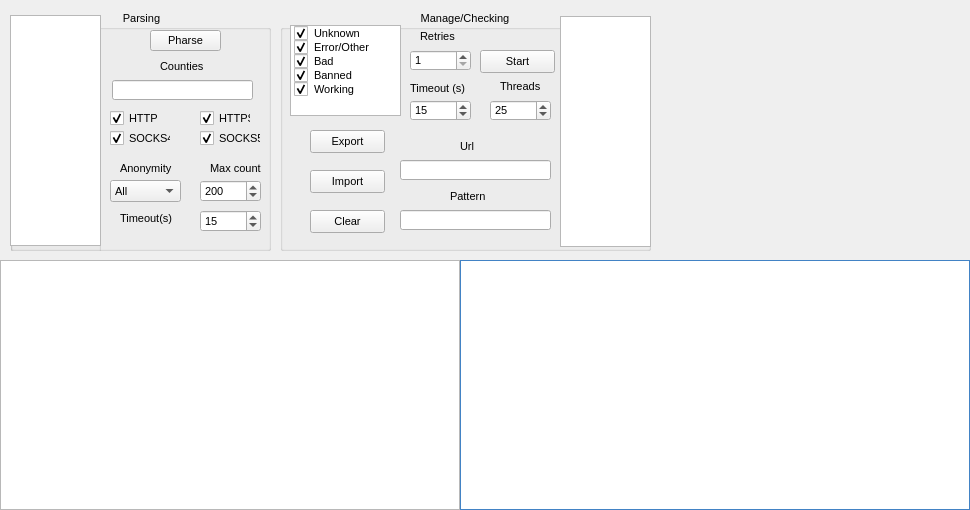
<?xml version="1.0" encoding="UTF-8"?>
<ui version="4.0">
 <class>MainWindow</class>
 <widget class="QMainWindow" name="MainWindow">
  <property name="geometry">
   <rect>
    <x>0</x>
    <y>0</y>
    <width>970</width>
    <height>510</height>
   </rect>
  </property>
  <property name="font">
   <font>
    <pointsize>8</pointsize>
   </font>
  </property>
  <property name="windowTitle">
   <string>MainWindow</string>
  </property>
  <widget class="QWidget" name="centralWidget">
   <widget class="QTableView" name="proxies_table">
    <property name="geometry">
     <rect>
      <x>0</x>
      <y>260</y>
      <width>460</width>
      <height>250</height>
     </rect>
    </property>
   </widget>
   <widget class="QGroupBox" name="groupBox">
    <property name="geometry">
     <rect>
      <x>10</x>
      <y>10</y>
      <width>261</width>
      <height>241</height>
     </rect>
    </property>
    <property name="title">
     <string> Parsing</string>
    </property>
    <property name="alignment">
     <set>Qt::AlignCenter</set>
    </property>
    <widget class="QGroupBox" name="groupBox_2">
     <property name="geometry">
      <rect>
       <x>0</x>
       <y>5</y>
       <width>91</width>
       <height>251</height>
      </rect>
     </property>
     <property name="title">
      <string/>
     </property>
     <widget class="QListWidget" name="resourses_list">
      <property name="geometry">
       <rect>
        <x>0</x>
        <y>0</y>
        <width>91</width>
        <height>231</height>
       </rect>
      </property>
     </widget>
    </widget>
    <widget class="QLineEdit" name="country_edit">
     <property name="geometry">
      <rect>
       <x>102</x>
       <y>70</y>
       <width>141</width>
       <height>20</height>
      </rect>
     </property>
    </widget>
    <widget class="QLabel" name="label">
     <property name="geometry">
      <rect>
       <x>150</x>
       <y>50</y>
       <width>47</width>
       <height>13</height>
      </rect>
     </property>
     <property name="frameShape">
      <enum>QFrame::NoFrame</enum>
     </property>
     <property name="text">
      <string>Counties</string>
     </property>
    </widget>
    <widget class="QCheckBox" name="http_checkbox">
     <property name="geometry">
      <rect>
       <x>100</x>
       <y>100</y>
       <width>51</width>
       <height>16</height>
      </rect>
     </property>
     <property name="text">
      <string>HTTP</string>
     </property>
     <property name="checked">
      <bool>true</bool>
     </property>
    </widget>
    <widget class="QCheckBox" name="https_checkbox">
     <property name="geometry">
      <rect>
       <x>190</x>
       <y>100</y>
       <width>51</width>
       <height>16</height>
      </rect>
     </property>
     <property name="text">
      <string>HTTPS</string>
     </property>
     <property name="checked">
      <bool>true</bool>
     </property>
    </widget>
    <widget class="QCheckBox" name="socks4_checkbox">
     <property name="geometry">
      <rect>
       <x>100</x>
       <y>120</y>
       <width>61</width>
       <height>16</height>
      </rect>
     </property>
     <property name="text">
      <string>SOCKS4</string>
     </property>
     <property name="checked">
      <bool>true</bool>
     </property>
    </widget>
    <widget class="QCheckBox" name="socks5_checkbox">
     <property name="geometry">
      <rect>
       <x>190</x>
       <y>120</y>
       <width>61</width>
       <height>16</height>
      </rect>
     </property>
     <property name="text">
      <string>SOCKS5</string>
     </property>
     <property name="checked">
      <bool>true</bool>
     </property>
    </widget>
    <widget class="QComboBox" name="anonymity_combobox">
     <property name="geometry">
      <rect>
       <x>100</x>
       <y>170</y>
       <width>71</width>
       <height>22</height>
      </rect>
     </property>
     <item>
      <property name="text">
       <string>All</string>
      </property>
     </item>
     <item>
      <property name="text">
       <string>None</string>
      </property>
     </item>
     <item>
      <property name="text">
       <string>Low</string>
      </property>
     </item>
     <item>
      <property name="text">
       <string>Medium</string>
      </property>
     </item>
     <item>
      <property name="text">
       <string>High</string>
      </property>
     </item>
    </widget>
    <widget class="QLabel" name="label_2">
     <property name="geometry">
      <rect>
       <x>110</x>
       <y>150</y>
       <width>61</width>
       <height>16</height>
      </rect>
     </property>
     <property name="frameShape">
      <enum>QFrame::NoFrame</enum>
     </property>
     <property name="text">
      <string>Anonymity</string>
     </property>
    </widget>
    <widget class="QSpinBox" name="max_count_spinbox">
     <property name="geometry">
      <rect>
       <x>190</x>
       <y>170</y>
       <width>61</width>
       <height>22</height>
      </rect>
     </property>
     <property name="minimum">
      <number>1</number>
     </property>
     <property name="maximum">
      <number>100000</number>
     </property>
     <property name="value">
      <number>200</number>
     </property>
    </widget>
    <widget class="QLabel" name="label_3">
     <property name="geometry">
      <rect>
       <x>200</x>
       <y>150</y>
       <width>61</width>
       <height>16</height>
      </rect>
     </property>
     <property name="frameShape">
      <enum>QFrame::NoFrame</enum>
     </property>
     <property name="text">
      <string>Max count</string>
     </property>
    </widget>
    <widget class="QLabel" name="label_4">
     <property name="geometry">
      <rect>
       <x>110</x>
       <y>200</y>
       <width>61</width>
       <height>16</height>
      </rect>
     </property>
     <property name="text">
      <string>Timeout(s)</string>
     </property>
    </widget>
    <widget class="QSpinBox" name="timeout_spinbox">
     <property name="geometry">
      <rect>
       <x>190</x>
       <y>200</y>
       <width>61</width>
       <height>22</height>
      </rect>
     </property>
     <property name="minimum">
      <number>1</number>
     </property>
     <property name="maximum">
      <number>600</number>
     </property>
     <property name="value">
      <number>15</number>
     </property>
    </widget>
    <widget class="QPushButton" name="pharse_button">
     <property name="geometry">
      <rect>
       <x>140</x>
       <y>20</y>
       <width>71</width>
       <height>21</height>
      </rect>
     </property>
     <property name="text">
      <string>Pharse</string>
     </property>
    </widget>
   </widget>
   <widget class="QTextEdit" name="console">
    <property name="geometry">
     <rect>
      <x>460</x>
      <y>260</y>
      <width>510</width>
      <height>250</height>
     </rect>
    </property>
    <property name="palette">
     <palette>
      <active>
       <colorrole role="WindowText">
        <brush brushstyle="SolidPattern">
         <color alpha="255">
          <red>0</red>
          <green>0</green>
          <blue>0</blue>
         </color>
        </brush>
       </colorrole>
       <colorrole role="Button">
        <brush brushstyle="SolidPattern">
         <color alpha="255">
          <red>85</red>
          <green>170</green>
          <blue>255</blue>
         </color>
        </brush>
       </colorrole>
       <colorrole role="Light">
        <brush brushstyle="SolidPattern">
         <color alpha="255">
          <red>213</red>
          <green>234</green>
          <blue>255</blue>
         </color>
        </brush>
       </colorrole>
       <colorrole role="Midlight">
        <brush brushstyle="SolidPattern">
         <color alpha="255">
          <red>149</red>
          <green>202</green>
          <blue>255</blue>
         </color>
        </brush>
       </colorrole>
       <colorrole role="Dark">
        <brush brushstyle="SolidPattern">
         <color alpha="255">
          <red>42</red>
          <green>85</green>
          <blue>127</blue>
         </color>
        </brush>
       </colorrole>
       <colorrole role="Mid">
        <brush brushstyle="SolidPattern">
         <color alpha="255">
          <red>56</red>
          <green>113</green>
          <blue>170</blue>
         </color>
        </brush>
       </colorrole>
       <colorrole role="Text">
        <brush brushstyle="SolidPattern">
         <color alpha="255">
          <red>0</red>
          <green>0</green>
          <blue>0</blue>
         </color>
        </brush>
       </colorrole>
       <colorrole role="BrightText">
        <brush brushstyle="SolidPattern">
         <color alpha="255">
          <red>255</red>
          <green>255</green>
          <blue>255</blue>
         </color>
        </brush>
       </colorrole>
       <colorrole role="ButtonText">
        <brush brushstyle="SolidPattern">
         <color alpha="255">
          <red>0</red>
          <green>0</green>
          <blue>0</blue>
         </color>
        </brush>
       </colorrole>
       <colorrole role="Base">
        <brush brushstyle="SolidPattern">
         <color alpha="255">
          <red>255</red>
          <green>255</green>
          <blue>255</blue>
         </color>
        </brush>
       </colorrole>
       <colorrole role="Window">
        <brush brushstyle="SolidPattern">
         <color alpha="255">
          <red>85</red>
          <green>170</green>
          <blue>255</blue>
         </color>
        </brush>
       </colorrole>
       <colorrole role="Shadow">
        <brush brushstyle="SolidPattern">
         <color alpha="255">
          <red>0</red>
          <green>0</green>
          <blue>0</blue>
         </color>
        </brush>
       </colorrole>
       <colorrole role="AlternateBase">
        <brush brushstyle="SolidPattern">
         <color alpha="255">
          <red>170</red>
          <green>212</green>
          <blue>255</blue>
         </color>
        </brush>
       </colorrole>
       <colorrole role="ToolTipBase">
        <brush brushstyle="SolidPattern">
         <color alpha="255">
          <red>255</red>
          <green>255</green>
          <blue>220</blue>
         </color>
        </brush>
       </colorrole>
       <colorrole role="ToolTipText">
        <brush brushstyle="SolidPattern">
         <color alpha="255">
          <red>0</red>
          <green>0</green>
          <blue>0</blue>
         </color>
        </brush>
       </colorrole>
       <colorrole role="PlaceholderText">
        <brush brushstyle="SolidPattern">
         <color alpha="128">
          <red>0</red>
          <green>0</green>
          <blue>0</blue>
         </color>
        </brush>
       </colorrole>
      </active>
      <inactive>
       <colorrole role="WindowText">
        <brush brushstyle="SolidPattern">
         <color alpha="255">
          <red>0</red>
          <green>0</green>
          <blue>0</blue>
         </color>
        </brush>
       </colorrole>
       <colorrole role="Button">
        <brush brushstyle="SolidPattern">
         <color alpha="255">
          <red>85</red>
          <green>170</green>
          <blue>255</blue>
         </color>
        </brush>
       </colorrole>
       <colorrole role="Light">
        <brush brushstyle="SolidPattern">
         <color alpha="255">
          <red>213</red>
          <green>234</green>
          <blue>255</blue>
         </color>
        </brush>
       </colorrole>
       <colorrole role="Midlight">
        <brush brushstyle="SolidPattern">
         <color alpha="255">
          <red>149</red>
          <green>202</green>
          <blue>255</blue>
         </color>
        </brush>
       </colorrole>
       <colorrole role="Dark">
        <brush brushstyle="SolidPattern">
         <color alpha="255">
          <red>42</red>
          <green>85</green>
          <blue>127</blue>
         </color>
        </brush>
       </colorrole>
       <colorrole role="Mid">
        <brush brushstyle="SolidPattern">
         <color alpha="255">
          <red>56</red>
          <green>113</green>
          <blue>170</blue>
         </color>
        </brush>
       </colorrole>
       <colorrole role="Text">
        <brush brushstyle="SolidPattern">
         <color alpha="255">
          <red>0</red>
          <green>0</green>
          <blue>0</blue>
         </color>
        </brush>
       </colorrole>
       <colorrole role="BrightText">
        <brush brushstyle="SolidPattern">
         <color alpha="255">
          <red>255</red>
          <green>255</green>
          <blue>255</blue>
         </color>
        </brush>
       </colorrole>
       <colorrole role="ButtonText">
        <brush brushstyle="SolidPattern">
         <color alpha="255">
          <red>0</red>
          <green>0</green>
          <blue>0</blue>
         </color>
        </brush>
       </colorrole>
       <colorrole role="Base">
        <brush brushstyle="SolidPattern">
         <color alpha="255">
          <red>255</red>
          <green>255</green>
          <blue>255</blue>
         </color>
        </brush>
       </colorrole>
       <colorrole role="Window">
        <brush brushstyle="SolidPattern">
         <color alpha="255">
          <red>85</red>
          <green>170</green>
          <blue>255</blue>
         </color>
        </brush>
       </colorrole>
       <colorrole role="Shadow">
        <brush brushstyle="SolidPattern">
         <color alpha="255">
          <red>0</red>
          <green>0</green>
          <blue>0</blue>
         </color>
        </brush>
       </colorrole>
       <colorrole role="AlternateBase">
        <brush brushstyle="SolidPattern">
         <color alpha="255">
          <red>170</red>
          <green>212</green>
          <blue>255</blue>
         </color>
        </brush>
       </colorrole>
       <colorrole role="ToolTipBase">
        <brush brushstyle="SolidPattern">
         <color alpha="255">
          <red>255</red>
          <green>255</green>
          <blue>220</blue>
         </color>
        </brush>
       </colorrole>
       <colorrole role="ToolTipText">
        <brush brushstyle="SolidPattern">
         <color alpha="255">
          <red>0</red>
          <green>0</green>
          <blue>0</blue>
         </color>
        </brush>
       </colorrole>
       <colorrole role="PlaceholderText">
        <brush brushstyle="SolidPattern">
         <color alpha="128">
          <red>0</red>
          <green>0</green>
          <blue>0</blue>
         </color>
        </brush>
       </colorrole>
      </inactive>
      <disabled>
       <colorrole role="WindowText">
        <brush brushstyle="SolidPattern">
         <color alpha="255">
          <red>42</red>
          <green>85</green>
          <blue>127</blue>
         </color>
        </brush>
       </colorrole>
       <colorrole role="Button">
        <brush brushstyle="SolidPattern">
         <color alpha="255">
          <red>85</red>
          <green>170</green>
          <blue>255</blue>
         </color>
        </brush>
       </colorrole>
       <colorrole role="Light">
        <brush brushstyle="SolidPattern">
         <color alpha="255">
          <red>213</red>
          <green>234</green>
          <blue>255</blue>
         </color>
        </brush>
       </colorrole>
       <colorrole role="Midlight">
        <brush brushstyle="SolidPattern">
         <color alpha="255">
          <red>149</red>
          <green>202</green>
          <blue>255</blue>
         </color>
        </brush>
       </colorrole>
       <colorrole role="Dark">
        <brush brushstyle="SolidPattern">
         <color alpha="255">
          <red>42</red>
          <green>85</green>
          <blue>127</blue>
         </color>
        </brush>
       </colorrole>
       <colorrole role="Mid">
        <brush brushstyle="SolidPattern">
         <color alpha="255">
          <red>56</red>
          <green>113</green>
          <blue>170</blue>
         </color>
        </brush>
       </colorrole>
       <colorrole role="Text">
        <brush brushstyle="SolidPattern">
         <color alpha="255">
          <red>42</red>
          <green>85</green>
          <blue>127</blue>
         </color>
        </brush>
       </colorrole>
       <colorrole role="BrightText">
        <brush brushstyle="SolidPattern">
         <color alpha="255">
          <red>255</red>
          <green>255</green>
          <blue>255</blue>
         </color>
        </brush>
       </colorrole>
       <colorrole role="ButtonText">
        <brush brushstyle="SolidPattern">
         <color alpha="255">
          <red>42</red>
          <green>85</green>
          <blue>127</blue>
         </color>
        </brush>
       </colorrole>
       <colorrole role="Base">
        <brush brushstyle="SolidPattern">
         <color alpha="255">
          <red>85</red>
          <green>170</green>
          <blue>255</blue>
         </color>
        </brush>
       </colorrole>
       <colorrole role="Window">
        <brush brushstyle="SolidPattern">
         <color alpha="255">
          <red>85</red>
          <green>170</green>
          <blue>255</blue>
         </color>
        </brush>
       </colorrole>
       <colorrole role="Shadow">
        <brush brushstyle="SolidPattern">
         <color alpha="255">
          <red>0</red>
          <green>0</green>
          <blue>0</blue>
         </color>
        </brush>
       </colorrole>
       <colorrole role="AlternateBase">
        <brush brushstyle="SolidPattern">
         <color alpha="255">
          <red>85</red>
          <green>170</green>
          <blue>255</blue>
         </color>
        </brush>
       </colorrole>
       <colorrole role="ToolTipBase">
        <brush brushstyle="SolidPattern">
         <color alpha="255">
          <red>255</red>
          <green>255</green>
          <blue>220</blue>
         </color>
        </brush>
       </colorrole>
       <colorrole role="ToolTipText">
        <brush brushstyle="SolidPattern">
         <color alpha="255">
          <red>0</red>
          <green>0</green>
          <blue>0</blue>
         </color>
        </brush>
       </colorrole>
       <colorrole role="PlaceholderText">
        <brush brushstyle="SolidPattern">
         <color alpha="128">
          <red>0</red>
          <green>0</green>
          <blue>0</blue>
         </color>
        </brush>
       </colorrole>
      </disabled>
     </palette>
    </property>
    <property name="font">
     <font>
      <pointsize>10</pointsize>
      <weight>50</weight>
      <bold>false</bold>
     </font>
    </property>
    <property name="readOnly">
     <bool>true</bool>
    </property>
   </widget>
   <widget class="QGroupBox" name="groupBox_3">
    <property name="geometry">
     <rect>
      <x>280</x>
      <y>10</y>
      <width>371</width>
      <height>241</height>
     </rect>
    </property>
    <property name="title">
     <string>Manage/Checking</string>
    </property>
    <property name="alignment">
     <set>Qt::AlignCenter</set>
    </property>
    <widget class="QPushButton" name="export_button">
     <property name="geometry">
      <rect>
       <x>30</x>
       <y>120</y>
       <width>75</width>
       <height>23</height>
      </rect>
     </property>
     <property name="text">
      <string>Export</string>
     </property>
    </widget>
    <widget class="QListWidget" name="status_list">
     <property name="geometry">
      <rect>
       <x>10</x>
       <y>15</y>
       <width>111</width>
       <height>91</height>
      </rect>
     </property>
     <item>
      <property name="text">
       <string>Unknown</string>
      </property>
      <property name="checkState">
       <enum>Checked</enum>
      </property>
      <property name="flags">
       <set>ItemIsDragEnabled|ItemIsUserCheckable|ItemIsEnabled</set>
      </property>
     </item>
     <item>
      <property name="text">
       <string>Error/Other</string>
      </property>
      <property name="checkState">
       <enum>Checked</enum>
      </property>
      <property name="flags">
       <set>ItemIsDragEnabled|ItemIsUserCheckable|ItemIsEnabled</set>
      </property>
     </item>
     <item>
      <property name="text">
       <string>Bad</string>
      </property>
      <property name="checkState">
       <enum>Checked</enum>
      </property>
      <property name="flags">
       <set>ItemIsDragEnabled|ItemIsUserCheckable|ItemIsEnabled</set>
      </property>
     </item>
     <item>
      <property name="text">
       <string>Banned</string>
      </property>
      <property name="checkState">
       <enum>Checked</enum>
      </property>
      <property name="flags">
       <set>ItemIsDragEnabled|ItemIsUserCheckable|ItemIsEnabled</set>
      </property>
     </item>
     <item>
      <property name="text">
       <string>Working</string>
      </property>
      <property name="checkState">
       <enum>Checked</enum>
      </property>
      <property name="flags">
       <set>ItemIsDragEnabled|ItemIsUserCheckable|ItemIsEnabled</set>
      </property>
     </item>
    </widget>
    <widget class="QPushButton" name="import_button">
     <property name="geometry">
      <rect>
       <x>30</x>
       <y>160</y>
       <width>75</width>
       <height>23</height>
      </rect>
     </property>
     <property name="text">
      <string>Import</string>
     </property>
    </widget>
    <widget class="QPushButton" name="clear_button">
     <property name="geometry">
      <rect>
       <x>30</x>
       <y>200</y>
       <width>75</width>
       <height>23</height>
      </rect>
     </property>
     <property name="text">
      <string>Clear</string>
     </property>
    </widget>
    <widget class="QLabel" name="label_6">
     <property name="geometry">
      <rect>
       <x>140</x>
       <y>20</y>
       <width>47</width>
       <height>13</height>
      </rect>
     </property>
     <property name="text">
      <string>Retries</string>
     </property>
    </widget>
    <widget class="QSpinBox" name="checking_retries_spinbox">
     <property name="geometry">
      <rect>
       <x>130</x>
       <y>40</y>
       <width>61</width>
       <height>21</height>
      </rect>
     </property>
     <property name="minimum">
      <number>1</number>
     </property>
     <property name="maximum">
      <number>25</number>
     </property>
     <property name="value">
      <number>1</number>
     </property>
    </widget>
    <widget class="QPushButton" name="checking_start_button">
     <property name="geometry">
      <rect>
       <x>200</x>
       <y>40</y>
       <width>75</width>
       <height>23</height>
      </rect>
     </property>
     <property name="sizePolicy">
      <sizepolicy hsizetype="Minimum" vsizetype="Preferred">
       <horstretch>0</horstretch>
       <verstretch>0</verstretch>
      </sizepolicy>
     </property>
     <property name="text">
      <string>Start</string>
     </property>
    </widget>
    <widget class="QLabel" name="label_7">
     <property name="geometry">
      <rect>
       <x>130</x>
       <y>70</y>
       <width>61</width>
       <height>16</height>
      </rect>
     </property>
     <property name="text">
      <string>Timeout (s)</string>
     </property>
    </widget>
    <widget class="QSpinBox" name="checking_timeout_spinbox">
     <property name="geometry">
      <rect>
       <x>130</x>
       <y>90</y>
       <width>61</width>
       <height>21</height>
      </rect>
     </property>
     <property name="minimum">
      <number>1</number>
     </property>
     <property name="maximum">
      <number>600</number>
     </property>
     <property name="value">
      <number>15</number>
     </property>
    </widget>
    <widget class="QLabel" name="label_5">
     <property name="geometry">
      <rect>
       <x>220</x>
       <y>70</y>
       <width>47</width>
       <height>13</height>
      </rect>
     </property>
     <property name="text">
      <string>Threads</string>
     </property>
    </widget>
    <widget class="QSpinBox" name="checking_threads_spinbox">
     <property name="geometry">
      <rect>
       <x>210</x>
       <y>90</y>
       <width>61</width>
       <height>21</height>
      </rect>
     </property>
     <property name="minimum">
      <number>1</number>
     </property>
     <property name="maximum">
      <number>500</number>
     </property>
     <property name="value">
      <number>25</number>
     </property>
    </widget>
    <widget class="QLabel" name="label_8">
     <property name="geometry">
      <rect>
       <x>180</x>
       <y>130</y>
       <width>47</width>
       <height>13</height>
      </rect>
     </property>
     <property name="text">
      <string>Url</string>
     </property>
    </widget>
    <widget class="QLineEdit" name="checking_url_edit">
     <property name="geometry">
      <rect>
       <x>120</x>
       <y>150</y>
       <width>151</width>
       <height>20</height>
      </rect>
     </property>
    </widget>
    <widget class="QLineEdit" name="checking_pattern_edit">
     <property name="geometry">
      <rect>
       <x>120</x>
       <y>200</y>
       <width>151</width>
       <height>20</height>
      </rect>
     </property>
    </widget>
    <widget class="QLabel" name="label_9">
     <property name="geometry">
      <rect>
       <x>170</x>
       <y>180</y>
       <width>47</width>
       <height>13</height>
      </rect>
     </property>
     <property name="text">
      <string>Pattern</string>
     </property>
    </widget>
    <widget class="QListWidget" name="checkers_list">
     <property name="geometry">
      <rect>
       <x>280</x>
       <y>6</y>
       <width>91</width>
       <height>231</height>
      </rect>
     </property>
    </widget>
   </widget>
  </widget>
 </widget>
 <resources/>
 <connections/>
</ui>
